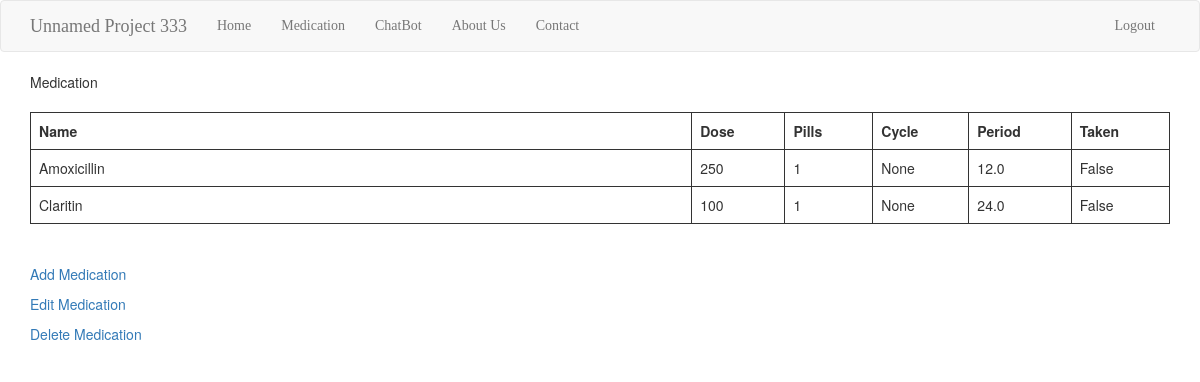
The app's page /medication (signed in), older data.
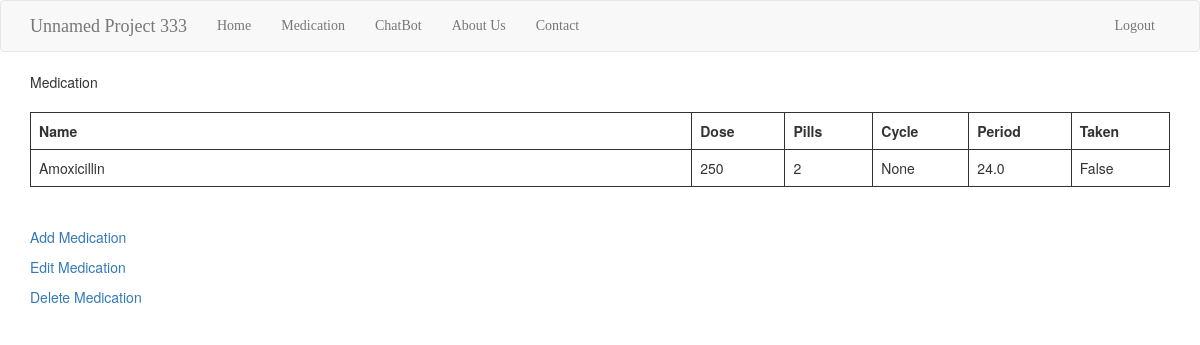
The same page, newer data.
### app/models.py (models this page shows, shortened)
class Medicine(db.Model):
    __tablename__ = 'medicines'
    id = db.Column(db.Integer, primary_key=True)
    name = db.Column(db.String(64), index=True, unique=True)
    dose = db.Column(db.Integer, index=True)
    pills = db.Column(db.Integer, index=True)
    cycle = db.Column(db.Integer, index=True)
    period = db.Column(db.Float, index=True)
    taken = db.Column(db.Boolean, index=True, default=False)
    user_id = db.Column(db.Integer, db.ForeignKey('users.id'), nullable=False)
    user = db.relationship('User',backref=db.backref('medicines', lazy=True))

### app/routes.py (the view)
@app.route('/medication', methods=['GET'])
@login_required
def medication():
    medications = current_user.check_medications()
    return render_template('medication.html', title='Medication', medications=medications)

### app/models.py (called while the page is built)
@login.user_loader
def load_user(id):
    return User.query.get(int(id))

    def check_medications(self):
        medications = Medicine.query.filter_by(user_id=self.id).all()
        return medications

### app/templates/medication.html
{% extends "base.html" %}
{% block app_content %}
    {% block title %}{{ title }}{% endblock %}</h1>
    <br></br>
    <table>
        <tr>
            <th>Name</th>
            <th>Dose</th>
            <th>Pills</th>
            <th>Cycle</th>
            <th>Period</th>
            <th>Taken</th>
        </tr>
    {% for medication in medications %}
        <tr>
            <td>{{ medication.name }}</td>
            <td>{{ medication.dose }}</td>
            <td>{{ medication.pills }}</td>
            <td>{{ medication.cycle }}</td>
            <td>{{ medication.period }}</td>
            <td>{{ medication.taken }}</td>
        </tr>
    {% endfor %}
    </table>
    <br></br>
    <p><a href="{{ url_for('add_medication') }}">Add Medication</a></p>
    <p><a href="{{ url_for('choose_medication') }}">Edit Medication</a></p>
    <p><a href="{{ url_for('delete_medication') }}">Delete Medication</a></p>
{% endblock %}

### app/templates/base.html (shortened to what this page needs)
{% extends 'bootstrap/base.html' %}
{% block styles %}
{{super()}}
<link rel="stylesheet" href="{{ url_for('static', filename='styles.css')}}">
{% endblock %}
{% block navbar %}
<nav class="navbar navbar-default">
    <div class="container">
        <div class="navbar-header">
            <a class="navbar-brand" href="{{ url_for('index') }}">Unnamed Project 333</a>
        </div>
        <div class="collapse navbar-collapse" id="bs-example-navbar-collapse-1">
            <ul class="nav navbar-nav">
                <li><a href="{{ url_for('index') }}">Home</a></li>
                <li><a href="{{ url_for('medication') }}">Medication</a></li>
                <li><a href="{{ url_for('index') }}">ChatBot</a></li>
                <li><a href="{{ url_for('index') }}">About Us</a></li>
                <li><a href="{{ url_for('index') }}">Contact</a></li>
            </ul>
            <ul class="nav navbar-nav navbar-right">
                {% if current_user.is_anonymous %}
                <li><a href="{{ url_for('login') }}">Login</a></li>
                {% else %}
                <li><a href="{{ url_for('logout') }}">Logout</a></li>
                {% endif %}
            </ul>
        </div>
    </div>
</nav>
{% endblock %}
{% block content %}
    <div class="container">
        {% block app_content %}{% endblock %}
    </div>
{% endblock %}

### app/static/styles.css (style rules this page uses)
table, th, td { border: 1px solid; padding: 8px; width: 100%; padding-right: 50px; }
.navbar { font-family: cursive; }

Row changes from the older to the newer data that the page shows:
removed Medicine: name "Claritin", dose "100", pills "1", cycle "None", period "24.0", taken "False"
changed Medicine "Amoxicillin": pills "1" → "2"; period "12.0" → "24.0"
